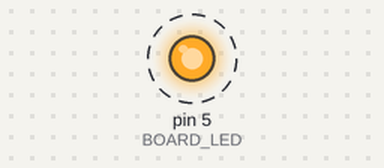
Bench run of a sketch on a simulated Arduino Uno, built with avr-gcc and run on an emulated ATmega328P. Shown: output pins drawn as LEDs (lit = HIGH). Dashed ring = blinking.

Above: at 0.5 s.
Timing chart, 0 to 3.5 s (numbered marks = the images above):
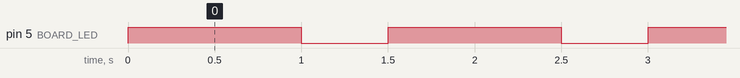

The sketch:

nano_led_external_blink.ino
```cpp
#define BOARD_LED 5

void setup() {
  pinMode(BOARD_LED, OUTPUT);
}

void loop() {
  digitalWrite(BOARD_LED, HIGH);
  delay(1000);
  digitalWrite(BOARD_LED, LOW);
  delay(500);
}
```

Measured:
- by itself, pin 5 (BOARD_LED): alternates HIGH for 1.0 s and LOW for 0.50 s
